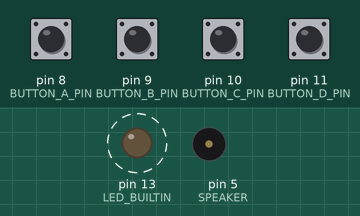
Recording of a sketch running on a simulated Arduino Uno, built with avr-gcc and run on an emulated ATmega328P. Parts: output pins drawn as LEDs (lit = HIGH), buzzer (waves = sounding). Dashed ring = blinking. The inputs (shaded band) are chosen by the test bench; at power-on: pin 8 (BUTTON_A_PIN), pin 9 (BUTTON_B_PIN), pin 10 (BUTTON_C_PIN), pin 11 (BUTTON_D_PIN) HIGH. What the sketch prints to the serial monitor is not drawn.

Above: at 1.2 s.
1.3 s: pin 8 (BUTTON_A_PIN) pulled LOW for 0.15 s
4.4 s: pin 10 (BUTTON_C_PIN) pulled LOW for 0.15 s
Timing chart, 0 to 13.4 s (numbered marks = the images above; inputs shaded):
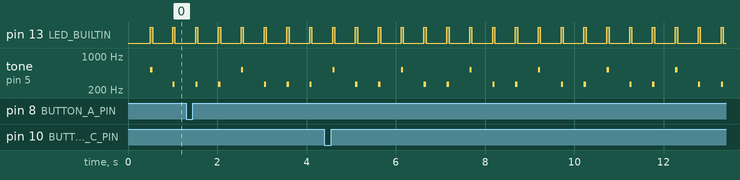

The sketch:

metronome.ino
```cpp
// Pin configuration
#define SPEAKER       5
#define BUTTON_A_PIN  8
#define BUTTON_B_PIN  9
#define BUTTON_C_PIN  10
#define BUTTON_D_PIN  11

// Define pitches (C4 to C5)
#define NOTE_C4   262
#define NOTE_C5   523

// Metronome configuration
int bpm          = 0;
int sigNumerator = 4;
int beat         = 0;

// Constants
const int           SOUND_DURATION          = 50;
const unsigned long MINUTE_MS               = 60000UL;
const int           MIN_BPM                 = 30;
const int           MAX_BPM                 = 300;
const unsigned long TEMPO_STEP_INTERVAL_MS  = 60;
const unsigned long SIG_CHANGE_DEBOUNCE_MS  = 150;

// Derived timing
unsigned long beatDelay = 0;

// Button state
int prevCState = HIGH;
int prevDState = HIGH;

// Timing
unsigned long lastTickMs       = 0;
unsigned long lastTempoStepMs  = 0;
unsigned long lastSigChangeMs  = 0;

void setNewBPM(int b) {
  if (b < MIN_BPM) b = MIN_BPM;
  if (b > MAX_BPM) b = MAX_BPM;

  bpm       = b;
  beatDelay = MINUTE_MS / (unsigned long)b;
}

void blink() {
  digitalWrite(LED_BUILTIN, HIGH);
  delay(SOUND_DURATION);
  digitalWrite(LED_BUILTIN, LOW);
}

void setup() {
  Serial.begin(115200);  // logging

  setNewBPM(120);

  pinMode(SPEAKER,       OUTPUT);
  pinMode(LED_BUILTIN,   OUTPUT);
  pinMode(BUTTON_A_PIN,  INPUT_PULLUP);
  pinMode(BUTTON_B_PIN,  INPUT_PULLUP);
  pinMode(BUTTON_C_PIN,  INPUT_PULLUP);
  pinMode(BUTTON_D_PIN,  INPUT_PULLUP);

  unsigned long now = millis();
  lastTickMs       = now;
  lastTempoStepMs  = now;
  lastSigChangeMs  = now;

  Serial.print("Initial BPM: ");
  Serial.println(bpm);
}

void loop() {
  unsigned long now = millis();

  int currentAState = digitalRead(BUTTON_A_PIN);
  int currentBState = digitalRead(BUTTON_B_PIN);
  int currentCState = digitalRead(BUTTON_C_PIN);
  int currentDState = digitalRead(BUTTON_D_PIN);

  // TEMPO CONTROL (HOLD A/B)
  if (now - lastTempoStepMs >= TEMPO_STEP_INTERVAL_MS) {
    bool tempoChanged = false;

    if (currentAState == LOW && bpm > MIN_BPM) {
      setNewBPM(bpm - 1);
      tempoChanged = true;
    }

    if (currentBState == LOW && bpm < MAX_BPM) {
      setNewBPM(bpm + 1);
      tempoChanged = true;
    }

    if (tempoChanged) {
      lastTempoStepMs = now;
      Serial.print("BPM: ");
      Serial.println(bpm);
    }
  }

  // TIME SIGNATURE CONTROL
  if (now - lastSigChangeMs >= SIG_CHANGE_DEBOUNCE_MS) {
    if (prevCState == HIGH && currentCState == LOW && sigNumerator > 1) {
      sigNumerator -= 1;
      beat = 0;
      lastSigChangeMs = now;
      Serial.print("Time Signature: ");
      Serial.print(sigNumerator);
      Serial.println("/4");
    }

    if (prevDState == HIGH && currentDState == LOW && sigNumerator < 10) {
      sigNumerator += 1;
      beat = 0;
      lastSigChangeMs = now;
      Serial.print("Time Signature: ");
      Serial.print(sigNumerator);
      Serial.println("/4");
    }
  }

  prevCState = currentCState;
  prevDState = currentDState;

  // METRONOME TICK SCHEDULER
  if (now - lastTickMs >= beatDelay) {
    lastTickMs += beatDelay;

    if (beat == 0) {
      tone(SPEAKER, NOTE_C5, SOUND_DURATION);
    } else {
      tone(SPEAKER, NOTE_C4, SOUND_DURATION);
    }
    blink();

    beat += 1;
    if (beat >= sigNumerator) {
      beat = 0;
    }
  }
}
```

Measured:
- by itself, pin 13 (LED_BUILTIN): alternates HIGH for 0.05 s and LOW for 0.46 s
- by itself, tone on pin 5 (SPEAKER): repeats every 1.5 s: 2 × (silent 0.46 s, 262 Hz 0.05 s), silent 0.46 s, 523 Hz 0.05 s
